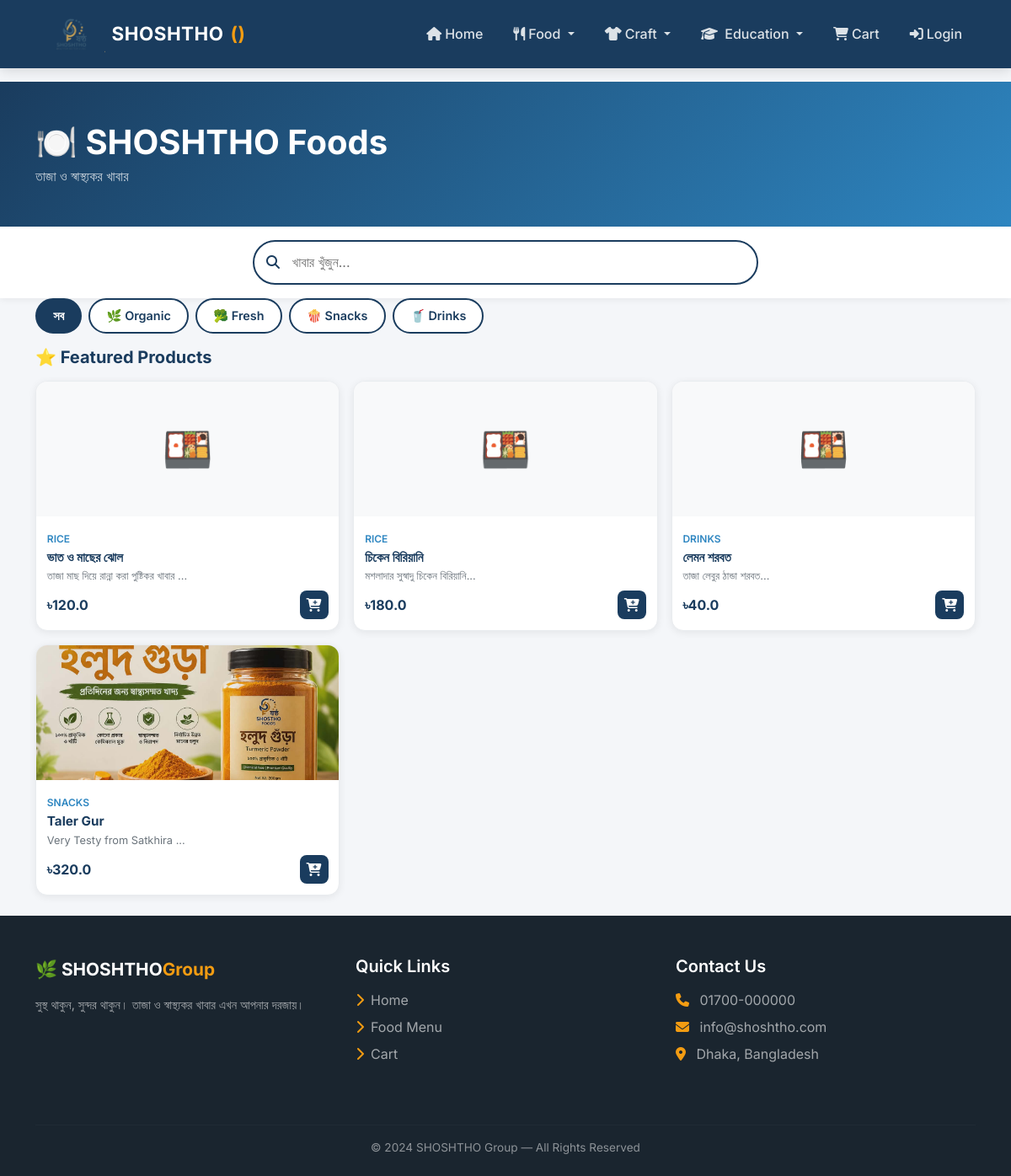
The page /menu on the database its author committed.
### app/models.py (models this page shows)
class FoodItem(db.Model):
    id = db.Column(db.Integer, primary_key=True)
    name = db.Column(db.String(200), nullable=False)
    description = db.Column(db.Text)
    price = db.Column(db.Float, nullable=False)
    old_price = db.Column(db.Float, nullable=True)
    badge = db.Column(db.String(50), nullable=True)
    category = db.Column(db.String(100))
    sub_category = db.Column(db.String(100))
    image_url = db.Column(db.String(300))
    is_available = db.Column(db.Boolean, default=True)
    is_featured = db.Column(db.Boolean, default=False)
    sort_order = db.Column(db.Integer, default=0)
    created_at = db.Column(db.DateTime,
                           default=datetime.utcnow)

### app/routes/shop.py (the view)
@shop.route('/menu')
def menu():
    sub = request.args.get('sub')
    if sub:
        foods = FoodItem.query.filter_by(
            is_available=True,
            sub_category=sub
        ).order_by(FoodItem.sort_order).all()
    else:
        foods = FoodItem.query.filter_by(
            is_available=True
        ).order_by(FoodItem.sort_order).all()
    sliders = Banner.query.filter_by(
        page='food',
        banner_type='slider',
        is_active=True
    ).order_by(Banner.sort_order).all()
    minis = Banner.query.filter_by(
        page='food',
        banner_type='mini',
        is_active=True
    ).order_by(Banner.sort_order).limit(2).all()
    blogs = get_blogs()
    return render_template('menu.html',
                           foods=foods,
                           sliders=sliders,
                           minis=minis,
                           blogs=blogs,
                           current_sub=sub)

### app/routes/shop.py (called while the page is built)
def get_blogs():
    try:
        return BlogPost.query.order_by(
            BlogPost.created_at.desc()).limit(5).all()
    except:
        return []

@shop.app_context_processor
def inject_globals():
    return dict(get_blogs=get_blogs)

### app/templates/menu.html (shortened to what this page needs)
{% extends 'base.html' %}
{% block content %}
<div class="food-page-header">
    <div class="container">
        <h1 class="fw-bold text-white mb-1">
            🍽️ SHOSHTHO Foods
        </h1>
        <p class="text-white opacity-75 mb-0">
            তাজা ও স্বাস্থ্যকর খাবার
        </p>
    </div>
</div>
<div style="background:white; padding:1rem 0;
            box-shadow:0 2px 8px rgba(0,0,0,0.06);">
    <div class="container">
        <div class="search-wrap">
            <i class="fas fa-search search-icon"></i>
            <input type="text" id="searchInput"
                   class="search-bar"
                   placeholder="খাবার খুঁজুন..."
                   onkeyup="searchItems()">
        </div>
    </div>
</div>
<div class="container mb-3">
    <div class="d-flex flex-wrap gap-2">
        <a href="/menu"
           class="filter-btn
           {% if not current_sub %}active-filter{% endif %}">
            সব
        </a>
        <a href="/menu?sub=Organic"
           class="filter-btn
           {% if current_sub=='Organic' %}active-filter{% endif %}">
            🌿 Organic
        </a>
        <a href="/menu?sub=Fresh"
           class="filter-btn
           {% if current_sub=='Fresh' %}active-filter{% endif %}">
            🥦 Fresh
        </a>
        <a href="/menu?sub=Snacks"
           class="filter-btn
           {% if current_sub=='Snacks' %}active-filter{% endif %}">
            🍿 Snacks
        </a>
        <a href="/menu?sub=Drinks"
           class="filter-btn
           {% if current_sub=='Drinks' %}active-filter{% endif %}">
            🥤 Drinks
        </a>
    </div>
</div>
<div class="container mb-4" id="products">
    <h5 class="fw-bold mb-3" style="color:#1a3c5e;">
        ⭐ Featured Products
    </h5>
    {% if foods %}
    <div class="row g-3" id="itemGrid">
        {% for food in foods %}
        <div class="col-6 col-md-4 item-card"
             data-name="{{ food.name|lower }}">
            <div class="product-card">
                <div class="product-img-wrap">
                    {% if food.image_url %}
                    <img src="{{ food.image_url }}"
                         class="product-img"
                         alt="{{ food.name }}">
                    {% else %}
                    <div class="product-no-img">🍱</div>
                    {% endif %}
                </div>
                <div class="product-info">
                    <span class="product-cat">
                        {{ food.sub_category or food.category or 'Food' }}
                    </span>
                    <h6 class="product-name">{{ food.name }}</h6>
                    <p class="product-desc">
                        {% if food.description %}
                        {{ food.description[:60] }}...
                        {% endif %}
                    </p>
                    <div class="product-bottom">
                        <div>
                            <span class="product-price">
                                ৳{{ food.price }}
                            </span>
                        </div>
                        <form action="/cart/add/food/{{ food.id }}"
                              method="POST">
                            <button class="product-cart-btn"
                                    title="Cart এ যোগ করুন">
                                <i class="fas fa-cart-plus"></i>
                            </button>
                        </form>
                    </div>
                </div>
            </div>
        </div>
        {% endfor %}
    </div>
    {% endif %}
</div>
{% endblock %}

### app/templates/base.html (style rules this page uses)
:root { --primary: #1a3c5e; --secondary: #2e86c1; --accent: #f39c12; --light: #f8f9fa; --dark: #1a252f; --text: #2c3e50; }
* { margin: 0; padding: 0; box-sizing: border-box; }
body { font-family: 'Inter', 'Hind Siliguri', sans-serif; color: var(--text); background: #f4f6f9; }
.food-page-header { background: linear-gradient(135deg,#1a3c5e,#2e86c1); padding: 3rem 0; margin-bottom: 0; }
.filter-btn { padding: 0.5rem 1.2rem; border-radius: 50px; border: 2px solid #1a3c5e; color: #1a3c5e; text-decoration: none; font-weight: 600; font-size: 0.9rem; transition: all 0.2s; background: white; }
.active-filter { background: #1a3c5e; color: white !important; }
.search-wrap { position: relative; max-width: 600px; margin: 0 auto; }
.search-icon { position: absolute; left: 1rem; top: 50%; transform: translateY(-50%); color: #1a3c5e; }
.search-bar { width: 100%; padding: 0.8rem 1rem 0.8rem 2.8rem; border: 2px solid #1a3c5e; border-radius: 50px; font-size: 1rem; outline: none; transition: all 0.2s; }
.product-card { background: white; border-radius: 14px; overflow: hidden; box-shadow: 0 2px 10px rgba(0,0,0,0.07); transition: all 0.3s; position: relative; border: 1.5px solid #e9ecef; }
.product-img-wrap { height: 160px; overflow: hidden; cursor: zoom-in; }
.product-img { width: 100%; height: 100%; object-fit: cover; transition: transform 0.4s; }
.product-no-img { width: 100%; height: 100%; display: flex; align-items: center; justify-content: center; background: #f8f9fa; font-size: 3rem; }
.product-info { padding: 0.8rem; }
.product-cat { font-size: 0.75rem; color: #2e86c1; font-weight: 600; text-transform: uppercase; }
.product-name { font-weight: 700; color: #1a3c5e; margin: 0.2rem 0; font-size: 0.95rem; }
.product-desc { font-size: 0.8rem; color: #6c757d; margin-bottom: 0.5rem; }
.product-bottom { display: flex; justify-content: space-between; align-items: center; }
.product-price { font-weight: 700; color: #1a3c5e; font-size: 1rem; }
.product-cart-btn { background: #1a3c5e; color: white; border: none; width: 34px; height: 34px; border-radius: 8px; display: flex; align-items: center; justify-content: center; cursor: pointer; transition: all 0.2s; }
body { padding-bottom: 70px; }
@media (min-width: 768px) { body { padding-bottom: 0; } }

### rows shown on the page
FoodItem: sub_category+category "RICE", name "ভাত ও মাছের ঝোল", description "তাজা মাছ দিয়ে রান্না করা পুষ্টিকর খাবার", price "120.0"
FoodItem: sub_category+category "RICE", name "চিকেন বিরিয়ানি", description "মশলাদার সুস্বাদু চিকেন বিরিয়ানি", price "180.0"
FoodItem: sub_category+category "DRINKS", name "লেমন শরবত", description "তাজা লেবুর ঠান্ডা শরবত", price "40.0"
FoodItem: image_url (picture), sub_category+category "SNACKS", name "Taler Gur", description "Very Testy from Satkhira", price "320.0"
